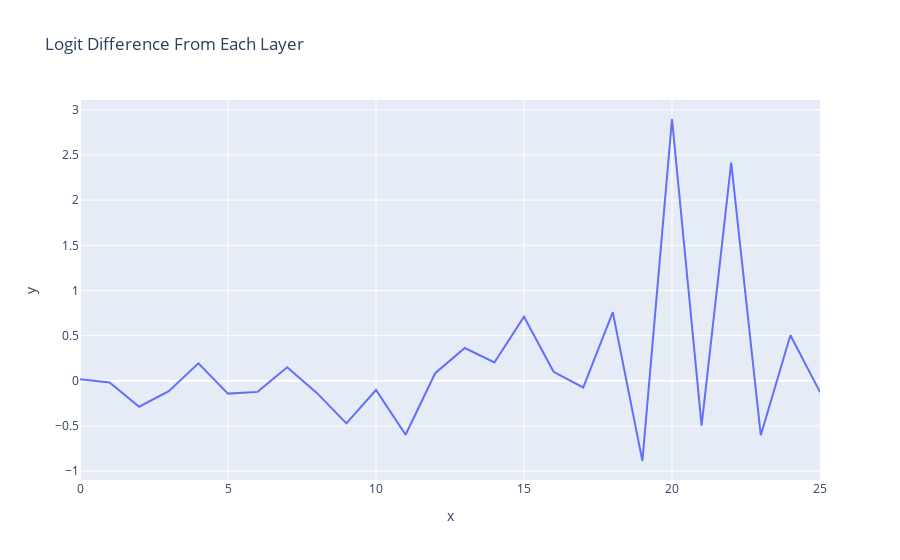
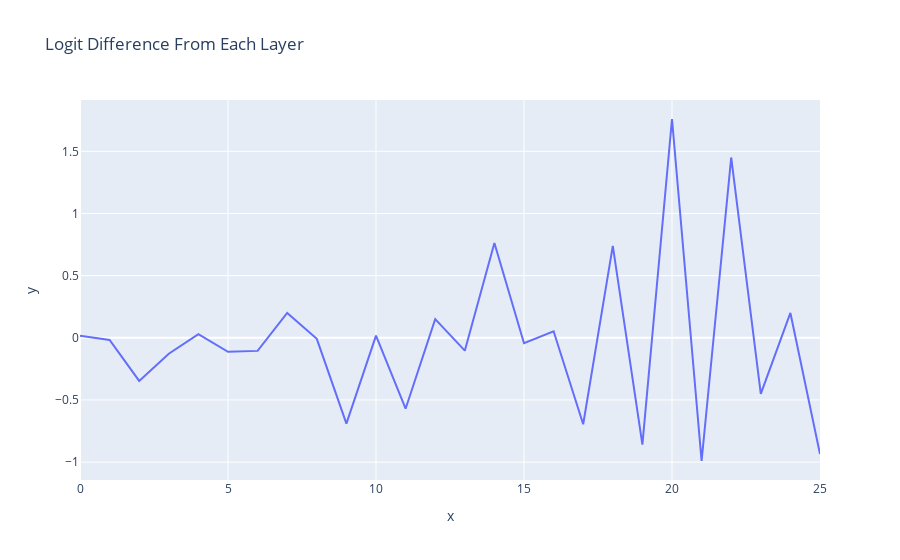

Notebook source saved alongside these figures, in order:
### Code cell
layer_logit_difference_decomposed(prompt_1, logit_diff_directions)
layer_logit_difference_decomposed(prompt_2, logit_diff_directions)

### Figure 1 — Plotly figure (JSON) as saved in the notebook; plotly's stock layout.template omitted (floating-point values rounded to 4 significant figures)
{"data": [{"hovertemplate": "<b>%{hovertext}</b><br><br>x=%{x}<br>y=%{y}<extra></extra>", "hovertext": ["embed", "pos_embed", "0_attn_out", "0_mlp_out", "1_attn_out", "1_mlp_out", "2_attn_out", "2_mlp_out", "3_attn_out", "3_mlp_out", "4_attn_out", "4_mlp_out", "5_attn_out", "5_mlp_out", "6_attn_out", "6_mlp_out", "7_attn_out", "7_mlp_out", "8_attn_out", "8_mlp_out", "9_attn_out", "9_mlp_out", "10_attn_out", "10_mlp_out", "11_attn_out", "11_mlp_out"], "legendgroup": "", "line": {"color": "#636efa", "dash": "solid"}, "marker": {"symbol": "circle"}, "mode": "lines", "name": "", "orientation": "v", "showlegend": false, "type": "scatter", "x": [0, 1, 2, 3, 4, 5, 6, 7, 8, 9, 10, 11, 12, 13, 14, 15, 16, 17, 18, 19, 20, 21, 22, 23, 24, 25], "xaxis": "x", "y": [0.01635, -0.01745, -0.2864, -0.1141, 0.1941, -0.1416, -0.1224, 0.1491, -0.1336, -0.4711, -0.1018, -0.5972, 0.08406, 0.3629, 0.2036, 0.709, 0.1003, -0.07397, 0.7606, -0.8875, 2.898, -0.4965, 2.415, -0.6035, 0.5042, -0.1255], "yaxis": "y"}], "layout": {"autosize": true, "legend": {"tracegroupgap": 0}, "title": {"text": "Logit Difference From Each Layer"}, "xaxis": {"anchor": "y", "autorange": true, "domain": [0, 1], "range": [0, 25], "title": {"text": "x"}, "type": "linear"}, "yaxis": {"anchor": "x", "autorange": true, "domain": [0, 1], "range": [-1.098, 3.108], "title": {"text": "y"}, "type": "linear"}}}

### Figure 2 — Plotly figure (JSON) as saved in the notebook; plotly's stock layout.template omitted (floating-point values rounded to 4 significant figures)
{"data": [{"hovertemplate": "<b>%{hovertext}</b><br><br>x=%{x}<br>y=%{y}<extra></extra>", "hovertext": ["embed", "pos_embed", "0_attn_out", "0_mlp_out", "1_attn_out", "1_mlp_out", "2_attn_out", "2_mlp_out", "3_attn_out", "3_mlp_out", "4_attn_out", "4_mlp_out", "5_attn_out", "5_mlp_out", "6_attn_out", "6_mlp_out", "7_attn_out", "7_mlp_out", "8_attn_out", "8_mlp_out", "9_attn_out", "9_mlp_out", "10_attn_out", "10_mlp_out", "11_attn_out", "11_mlp_out"], "legendgroup": "", "line": {"color": "#636efa", "dash": "solid"}, "marker": {"symbol": "circle"}, "mode": "lines", "name": "", "orientation": "v", "showlegend": false, "type": "scatter", "x": [0, 1, 2, 3, 4, 5, 6, 7, 8, 9, 10, 11, 12, 13, 14, 15, 16, 17, 18, 19, 20, 21, 22, 23, 24, 25], "xaxis": "x", "y": [0.01636, -0.01745, -0.347, -0.1284, 0.02885, -0.113, -0.1052, 0.2003, -0.008121, -0.6906, 0.01766, -0.5705, 0.1499, -0.1033, 0.7624, -0.04333, 0.05247, -0.6954, 0.7388, -0.8588, 1.76, -0.991, 1.451, -0.451, 0.1998, -0.9352], "yaxis": "y"}], "layout": {"autosize": true, "legend": {"tracegroupgap": 0}, "title": {"text": "Logit Difference From Each Layer"}, "xaxis": {"anchor": "y", "autorange": true, "domain": [0, 1], "range": [0, 25], "title": {"text": "x"}, "type": "linear"}, "yaxis": {"anchor": "x", "autorange": true, "domain": [0, 1], "range": [-1.144, 1.913], "title": {"text": "y"}, "type": "linear"}}}
